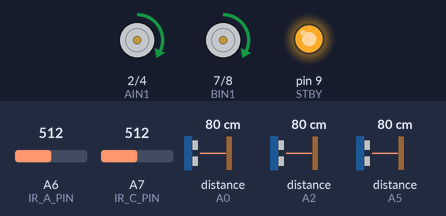
The sketch below on a simulated Arduino Nano, built with avr-gcc and run on an emulated ATmega328P. On the bench: motor-driver pin pairs drawn as motors (green arrow = first pin HIGH = forward, orange = second pin HIGH = backward, longer = more drive, scaled by the enable pin, stopped while the standby pin is LOW), output pins drawn as LEDs (lit = HIGH). Wiring (inferred from the names in the program): 3 × ultrasonic range finder: trigger A1, echo A0 / trigger A3, echo A2 / trigger A4, echo A5. The inputs (shaded band) are chosen by the test bench; at power-on: distance to the obstacle (sensors on A0, A2, A5) 80 cm, A6 (IR_A_PIN) = 512, A7 (IR_C_PIN) = 512. The echo pulse lasts 58.3 µs per cm; pins used as bus, display or sensor lines are not drawn.

Above: at 3.2 s.
3.3 s: distance to the obstacle (sensor on A0) set to 10 cm
4.8 s: distance to the obstacle (sensor on A0) set to 7 cm
At 5.04 s:
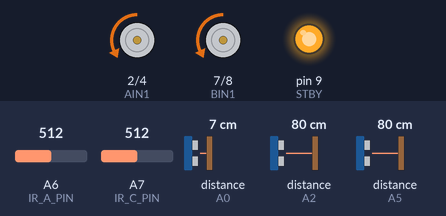
7.8 s: distance to the obstacle (sensor on A2) set to 10 cm
10.8 s: distance to the obstacle (sensor on A2) set to 7 cm
At 11.9 s:
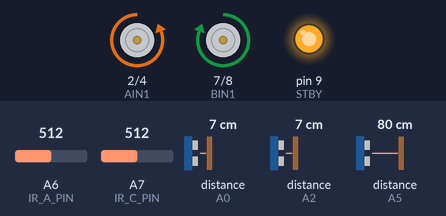
12.6 s: distance to the obstacle (sensor on A5) set to 9 cm
At 13.6 s:
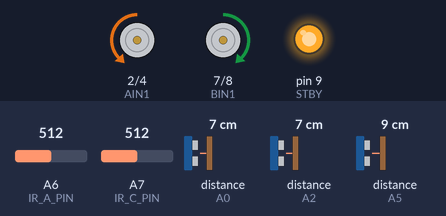
14.4 s: distance to the obstacle (sensor on A5) set to 18 cm
At 15.5 s:
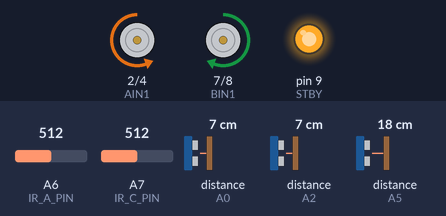
Timing chart, 0 to 17.2 s (numbered marks = the images above; inputs shaded):
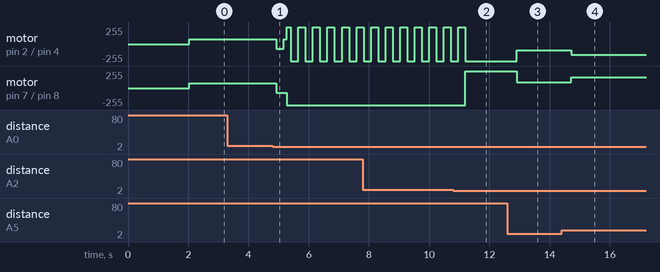

The sketch:

folk-race-3-pd.ino
```cpp
#define MODE '90deg'

//Body measurements
#define LENGTH 16 //pls check once
#define WIDTH 14

//Sensor positions [considering the top-centre corner to be the reference point (0,0)](btw top-centre of the boundary, not that of the car body)
#if (MODE == '90deg')
  #define IR_A_X
  #define IR_A_Y
  #define IR_B_X
  #define IR_B_Y
  #define IR_C_X
  #define IR_C_Y
#elif (MODE == '45deg')
  //something something
#endif

//Motor directions
#define HALT 0
#define MOVE_FORWARD 1
#define MOVE_BACKWARD 2
#define MOVE_LEFT 3
#define MOVE_RIGHT 4

#define SPEED 255   //(0-255)
#define SPEED_LOW_LIMIT 70

#define MIN_DIST T2

#define THRESHOLD 7.75
#define CRITICAL_DIST 13


//Pin config
#define IR_A_PIN A6
// #define IR_B_PIN A6
#define IR_C_PIN A7

#define AIN1 2
#define AIN2 4
#define PWMA 5

#define BIN1 7
#define BIN2 8
#define PWMB 6

#define STBY 9

#define US_TRIG_A A3
#define US_ECHO_A A2

#define US_TRIG_K A4
#define US_ECHO_K A5

#define US_TRIG_B A1
#define US_ECHO_B A0


#define T1 2.1
#define T2 6  //earlier (4.6)
#define T3 11.4
#define T4 22.8


// float delta_A = 0;
// float delta_B = 0;
// float delta_C = 0;

float ir_dist_A = 0;
// float us_B = 0;
float ir_dist_B = 0;


float us_A = 0;
float us_C = 0;
float us_B = 0;


float error = 0;
float filtered_error = 0;
float prev_error = 0;
float prev_error2 = 0;
float derivative = 0;
float last_error = 0;
float correction = 0;
float KP = 1.85;
float KD = 6.0;
float left_motor = 0;
float right_motor = 0;


int movement = HALT;
int speed = 0;

enum ObstaclePattern
{
    OPEN,

    LEFT,
    CENTER,
    RIGHT,

    LEFT_CENTER,
    CENTER_RIGHT,
    LEFT_RIGHT,

    ALL,

    UNKNOWN
};

ObstaclePattern pattern;


void motor_setup() {
  pinMode(AIN1, OUTPUT);
  pinMode(AIN2, OUTPUT);
  pinMode(PWMA, OUTPUT);

  pinMode(BIN1, OUTPUT);
  pinMode(BIN2, OUTPUT);
  pinMode(PWMB, OUTPUT);

  pinMode(STBY, OUTPUT);

  digitalWrite(STBY, HIGH);

  // // Motor pair A forward
  // digitalWrite(AIN1, HIGH);
  // digitalWrite(AIN2, LOW);
  // analogWrite(PWMA, 200);

  // // Motor pair B forward
  // digitalWrite(BIN1, HIGH);
  // digitalWrite(BIN2, LOW);
  // analogWrite(PWMB, 200);
}

void us_setup() {
  pinMode(US_TRIG_A, OUTPUT);
  pinMode(US_ECHO_A, INPUT);
  pinMode(US_TRIG_B, OUTPUT);
  pinMode(US_ECHO_B, INPUT);
  pinMode(US_TRIG_K, OUTPUT);
  pinMode(US_ECHO_K, INPUT);
}

void setup() {
  motor_setup();
  us_setup();

  delay(2000); //initial delay
}


void loop() {
  updateSensors();

  print_distance();

  classifyPattern();
  printObstacleState();

  if(pattern == OPEN)
    trackFollowing();
  else {
    handleObstacle();
    change_speed();
  }


  printMovement();
  // update_direction();
  // Serial.println(movement);

  update_motor_state();
  delay(100);
}

void updateSensors(){
  readUltrasonic();
  readIR();
}

void readUltrasonic(){
  us_A = get_ultrasound(US_TRIG_A, US_ECHO_A);
  us_C = get_ultrasound(US_TRIG_B, US_ECHO_B);
  us_B = get_ultrasound(US_TRIG_K, US_ECHO_K);
}

void readIR() {
  float ir_raw_A = analogRead(IR_A_PIN);
  delay(10);
  // float ir_raw_B = analogRead(IR_B_PIN);
  // delay(10);
  float ir_raw_C = analogRead(IR_C_PIN);
  delay(10);


  ir_dist_A = ir_raw_to_distance(ir_raw_A);
  // us_B = ir_raw_to_distance(ir_raw_B);
  ir_dist_B = ir_raw_to_distance(ir_raw_C);
}

float ir_raw_to_distance(float ir_raw_val) {
  float voltage = (ir_raw_val * 5.0) / 1023.0;

  float dist = 12.08 * pow(voltage, -1.058);
  // float dist = 12.298 / (voltage - 0.12);

  return dist;
}

float get_ultrasound(int trig, int echo) {
  digitalWrite(trig, LOW);
  delayMicroseconds(10);
  digitalWrite(trig, HIGH);
  delayMicroseconds(10);
  digitalWrite(trig, LOW);

  long duration = pulseIn(echo, HIGH, 30000);
  if (duration == 0) return 400.0;

  return duration * 0.01715;
}

bool obstacleLeft(){
  return us_A < THRESHOLD;
}

bool obstacleCenter(){
  return us_B < T2;
}

bool obstacleRight(){
  return us_C < THRESHOLD;
}

void classifyPattern()
{
    bool L = obstacleLeft();
    bool C = obstacleCenter();
    bool R = obstacleRight();

    if(!L && !C && !R)
        pattern = OPEN;

    else if(L && !C && !R)
        pattern = LEFT;

    else if(!L && C && !R)
        pattern = CENTER;

    else if(!L && !C && R)
        pattern = RIGHT;

    else if(L && C && !R)
        pattern = LEFT_CENTER;

    else if(!L && C && R)
        pattern = CENTER_RIGHT;

    else if(L && !C && R)
        pattern = LEFT_RIGHT;

    else if(L && C && R)
        pattern = ALL;

    else
        pattern = UNKNOWN;
}

void printObstacleState()
{
    Serial.print("L:");
    Serial.print(obstacleLeft());

    Serial.print(" C:");
    Serial.print(obstacleCenter());

    Serial.print(" R:");
    Serial.print(obstacleRight());

    Serial.print("  --> ");

    printPattern();
}

void printPattern()
{
  switch(pattern)
  {
    case OPEN:
      Serial.println("Pattern : OPEN");
      break;

    case LEFT:
      Serial.println("Pattern : LEFT");
      break;

    case CENTER:
      Serial.println("Pattern : CENTER");
      break;

    case RIGHT:
      Serial.println("Pattern : RIGHT");
      break;

    case LEFT_CENTER:
      Serial.println("Pattern : LEFT_CENTER");
      break;

    case CENTER_RIGHT:
      Serial.println("Pattern : CENTER_RIGHT");
      break;

    case LEFT_RIGHT:
      Serial.println("Pattern : LEFT_RIGHT");
      break;

    case ALL:
      Serial.println("Pattern : ALL");
      break;

    default:
      Serial.println("Pattern : UNKNOWN");
  }
}


void change_speed() {
  if(us_B < T2) {
    speed = 255;
  }
  else if(us_B < 30){
    // speed = (7.2835 * (dist_B - T2)) + 70;
    speed = (((us_B - T2) * (255 - SPEED_LOW_LIMIT)) / (30 - T2)) + SPEED_LOW_LIMIT;
  }
  else {
    speed = 255;
  }
}


void printMovement()
{
  Serial.print("Movement : ");

  switch(movement)
  {
    case MOVE_FORWARD:
      Serial.println("FORWARD");
      break;

    case MOVE_BACKWARD:
      Serial.println("BACKWARD");
      break;

    case MOVE_LEFT:
      Serial.println("LEFT");
      break;

    case MOVE_RIGHT:
      Serial.println("RIGHT");
      break;

    default:
      Serial.println("HALT");
      break;
  }
}


// void change_speed() {
//   if(us_B < T2) {
//     speed = 255;
//   }
//   else if(us_B < T3) {
//     speed = 120;
//   }
//   else if(us_B < T4) {
//     speed = 190;
//   }
//   else {
//     speed = 255;
//   }
// }


void trackFollowing()
{
  movement = MOVE_FORWARD;

  error = ir_dist_A - ir_dist_B;

  filtered_error = (error + prev_error + prev_error2) / 3;

  prev_error2 = prev_error;
  prev_error = error;

  derivative = filtered_error - last_error;
  last_error = filtered_error;

  correction = (KP * filtered_error) + (KD * derivative);
  correction = constrain(correction, 0, 185); //-------------------------------------------to be calibrated

  //speed control

  speed = constrain(speed, 70, 255); //----------------------------------------------to be changed

  left_motor = speed - correction;
  right_motor = speed + correction;

  left_motor = constrain(left_motor, 0, 255);
  right_motor = constrain(right_motor, 0, 255);
}

void reverseBriefly()
{
  movement = MOVE_BACKWARD;
  Serial.println("Movement : BACKWARD");
  update_motor_state();
  delay(250);
}


int bestDirection()
{
  if(ir_dist_A > ir_dist_B)
    return MOVE_LEFT;
  else
    return MOVE_RIGHT;
}


void handleObstacle()
{
  switch(pattern)
  {
    case CENTER:
      reverseBriefly();
      updateSensors();
      movement = bestDirection();

    case LEFT:
      reverseBriefly();
      movement = MOVE_RIGHT;
      update_motor_state();
      delay(100);
      break;

    case RIGHT:
      reverseBriefly();
      movement = MOVE_LEFT;
      update_motor_state();
      delay(100);
      break;

    case LEFT_CENTER:
      reverseBriefly();
      movement = MOVE_RIGHT;
      update_motor_state();
      delay(100);
      break;

    case CENTER_RIGHT:
      reverseBriefly();
      movement = MOVE_LEFT;
      update_motor_state();
      delay(100);
      break;

    case LEFT_RIGHT:
      movement = bestDirection();
      update_motor_state();
      delay(100);
      break;

    case ALL:
      reverseBriefly();
      update_motor_state();
      delay(50);
      updateSensors();
      movement = bestDirection();
      break;

    default:
      movement = HALT;
  }
}


// int update_direction() {
//   if(us_B >= MIN_DIST) {
//     movement = MOVE_FORWARD;
//   }
//   else if(ir_dist_A < MIN_DIST && ir_dist_B >= MIN_DIST) {
//     movement = MOVE_RIGHT;
//   }
//   else if(ir_dist_B < MIN_DIST && ir_dist_A >= MIN_DIST) {
//     movement = MOVE_LEFT;
//   }
//   else {
//     movement = MOVE_BACKWARD;
//     update_motor_state();
//     delay(500);
//   }

//   return movement;
// }


int update_direction() {
  if(us_B >= MIN_DIST) {
    if(ir_dist_A >= MIN_DIST && ir_dist_B >= MIN_DIST) {
      movement = MOVE_FORWARD;
    }
    else if(ir_dist_A >= MIN_DIST && ir_dist_B < MIN_DIST) {
      movement = MOVE_LEFT;
    }
    else if(ir_dist_A < MIN_DIST && ir_dist_B >= MIN_DIST) {
      movement = MOVE_RIGHT;
    }
  }
  else {
    movement = MOVE_BACKWARD;
    update_motor_state();
    delay(300);
    if(ir_dist_A > ir_dist_B)
      movement = MOVE_LEFT;
    else
      movement = MOVE_RIGHT;
  }
}


// int update_direction() {
//   if(us_B < MIN_DIST) {
//     movement = MOVE_BACKWARD;
//     update_motor_state();
//     delay(500);
//   }
//   if(ir_dist_A < MIN_DIST && ir_dist_B >= MIN_DIST) {
//     movement = MOVE_RIGHT;
//   }
//   else if(ir_dist_B < MIN_DIST && ir_dist_A >= MIN_DIST) {
//     movement = MOVE_LEFT;
//   }
//   else {
//     movement = MOVE_FORWARD;
//   }

//   return movement;
// }


// Here due to inverted connections to motor drive ports, A is now the right pair of motors, and B is the left pair of motors
void update_motor_state() {
  switch(movement) {
    case MOVE_FORWARD : {
        digitalWrite(AIN1, HIGH);
        digitalWrite(AIN2, LOW);
        analogWrite(PWMA, left_motor);

        digitalWrite(BIN1, HIGH);
        digitalWrite(BIN2, LOW);
        analogWrite(PWMB, right_motor);
        break;
    }
    case MOVE_BACKWARD : {
        digitalWrite(AIN1, LOW);
        digitalWrite(AIN2, HIGH);
        analogWrite(PWMA, speed);

        digitalWrite(BIN1, LOW);
        digitalWrite(BIN2, HIGH);
        analogWrite(PWMB, speed);
        break;
    }
    case MOVE_LEFT : {
        digitalWrite(AIN1, HIGH);
        digitalWrite(AIN2, LOW);
        analogWrite(PWMA, speed);

        digitalWrite(BIN1, LOW);
        digitalWrite(BIN2, HIGH);
        analogWrite(PWMB, speed);
        break;
    }
    case MOVE_RIGHT : {

        digitalWrite(AIN1, LOW);
        digitalWrite(AIN2, HIGH);
        analogWrite(PWMA, speed);

        digitalWrite(BIN1, HIGH);
        digitalWrite(BIN2, LOW);
        analogWrite(PWMB, speed);
        break;
    }
    default : {
        digitalWrite(AIN1, LOW);
        digitalWrite(AIN2, LOW);
        analogWrite(PWMA, speed);

        digitalWrite(BIN1, LOW);
        digitalWrite(BIN2, LOW);
        analogWrite(PWMB, speed);
    }
  }
}

void print_distance() {
  Serial.print("L IR: ");
  Serial.print(ir_dist_A);
  Serial.print("\tL US: ");
  Serial.print(us_A);
  Serial.print("\tC US: ");
  Serial.print(us_B);
  Serial.print("\tR US: ");
  Serial.print(us_C);
  Serial.print("\tR IR: ");
  Serial.println(ir_dist_B);
}
```

Measured:
- the behaviour switches between 9 and 8 cm on distance to the obstacle (sensor on A0) (found by bisection; images 0 and 1)
- the behaviour switches between 9 and 8 cm on distance to the obstacle (sensor on A2) (found by bisection; images 1 and 2)
- after the input at 3.3 s, every drawn part: stays the same
- after the input at 4.8 s, motor on pin 2 (AIN1) / pin 4 (AIN2): forward 70/255 → backward 70/255 after 0.12 s, → forward 70/255 0.25 s later, → forward 255/255 0.10 s later, → backward 255/255 0.13 s later, … (13 changes in this stretch); motor on pin 7 (BIN1) / pin 8 (BIN2): forward 70/255 → backward 70/255 after 0.12 s, → backward 255/255 0.35 s later
- after the input at 10.8 s, motor on pin 2 (AIN1) / pin 4 (AIN2): goes on until 11.2 s, then stays backward 255/255; motor on pin 7 (BIN1) / pin 8 (BIN2): backward 255/255 → forward 255/255 after 0.39 s
- after the input at 12.6 s, motor on pin 2 (AIN1) / pin 4 (AIN2): backward 255/255 → backward 90/255 after 0.30 s; motor on pin 7 (BIN1) / pin 8 (BIN2): forward 255/255 → forward 90/255 after 0.30 s
- after the input at 14.4 s, motor on pin 2 (AIN1) / pin 4 (AIN2): backward 90/255 → backward 160/255 after 0.32 s; motor on pin 7 (BIN1) / pin 8 (BIN2): forward 90/255 → forward 160/255 after 0.32 s
